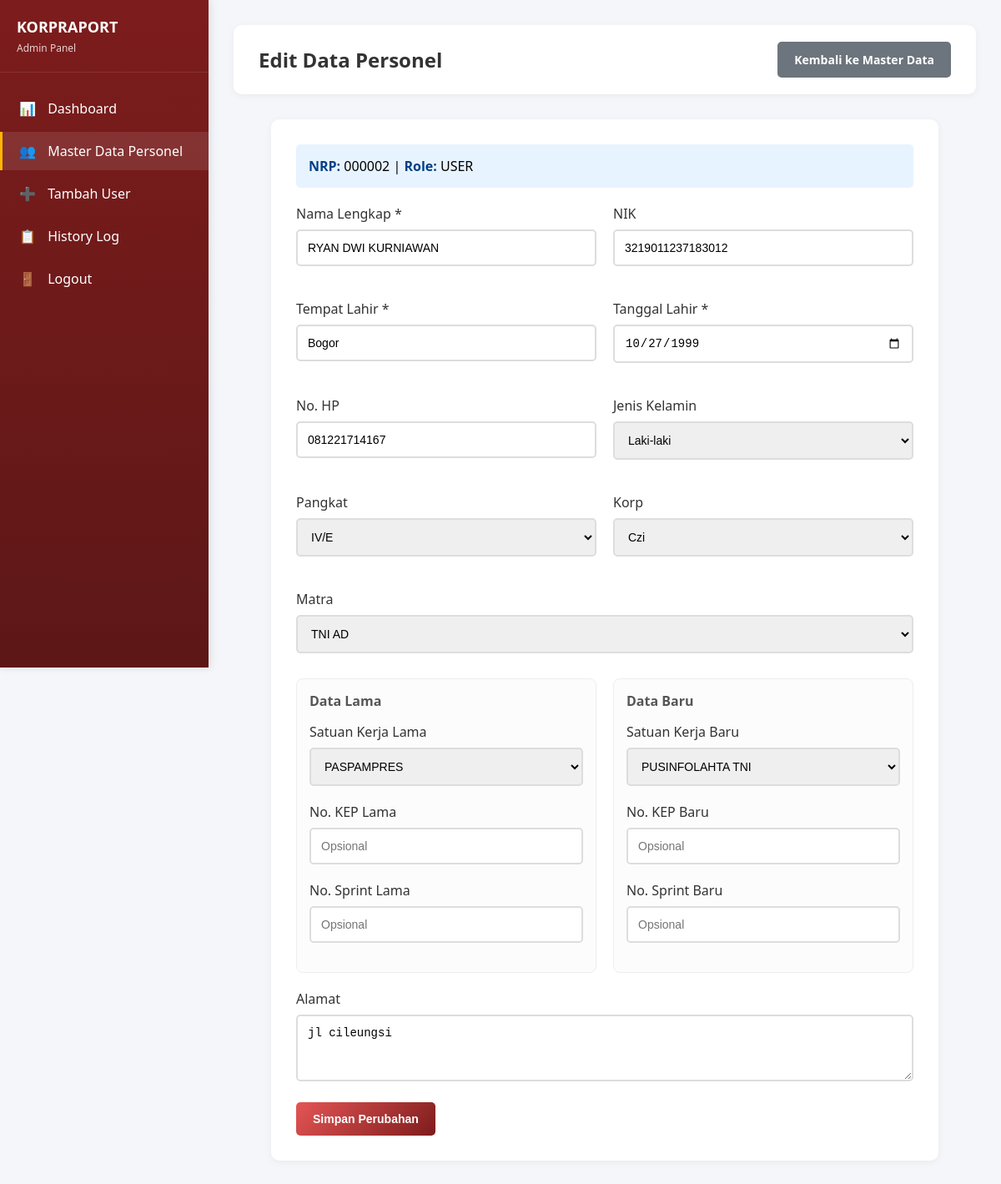
Page /admin/edituser.php?id=3 (signed in) on the committed database.
### tables this page shows
CREATE TABLE `personel` (
  `id` int NOT NULL,
  `nrp` char(6) NOT NULL,
  `nama` varchar(100) NOT NULL,
  `tempat_lahir` varchar(50) NOT NULL,
  `tanggal_lahir` date NOT NULL,
  `korp` varchar(2) DEFAULT NULL,
  `pangkat` varchar(5) DEFAULT NULL,
  `matra` int DEFAULT NULL,
  `kd_satker` varchar(5) DEFAULT NULL,
  `alamat` text,
  `nik` char(16) DEFAULT NULL,
  `no_hp` varchar(15) DEFAULT NULL,
  `no_kep` varchar(20) DEFAULT NULL,
  `no_sprint` varchar(20) DEFAULT NULL,
  `kd_gender` char(1) DEFAULT NULL,
  `satker_lama` varchar(10) DEFAULT NULL,
  `no_kep_lama` varchar(20) DEFAULT NULL,
  `no_sprint_lama` varchar(20) DEFAULT NULL,
  `foto_profil` varchar(255) DEFAULT NULL
);

CREATE TABLE `users` (
  `id` int NOT NULL,
  `nrp` char(6) DEFAULT NULL,
  `password` varchar(255) NOT NULL,
  `role` enum('admin','user') DEFAULT 'user'
);

CREATE TABLE `gender` (
  `kd_gender` char(1) NOT NULL,
  `gender` varchar(20) NOT NULL
);

CREATE TABLE `pangkat` (
  `kd_pkt` varchar(5) NOT NULL,
  `sebutan` varchar(50) NOT NULL
);

CREATE TABLE `korp` (
  `KORPSID` varchar(2) NOT NULL,
  `SEBUTAN` varchar(3) NOT NULL
);

CREATE TABLE `matra` (
  `MTR` int NOT NULL,
  `Nama` varchar(50) NOT NULL
);

CREATE TABLE `satker` (
  `kd_satker` varchar(5) NOT NULL,
  `nama_satker` varchar(100) NOT NULL
);

### app/koneksi.php (called while the page is built, shortened)
<?php
function clean_input($data) {
    $data = trim($data);
    $data = stripslashes($data);
    $data = htmlspecialchars($data);
    return $data;
}
?>

### admin/edituser.php (the view, shortened to what this page needs)
<?php
require_once '../app/koneksi.php';
$id = clean_input($_GET['id']);
$query = "SELECT p.*, u.role FROM personel p
          LEFT JOIN users u ON p.nrp = u.nrp
          WHERE p.id = ?";
$stmt = mysqli_prepare($conn, $query);
mysqli_stmt_bind_param($stmt, "i", $id);
mysqli_stmt_execute($stmt);
$result = mysqli_stmt_get_result($stmt);
$personel = mysqli_fetch_assoc($result);
$korp_list = mysqli_query($conn, "SELECT * FROM korp ORDER BY SEBUTAN");
$pangkat_list = mysqli_query($conn, "SELECT * FROM pangkat ORDER BY kd_pkt DESC");
$matra_list = mysqli_query($conn, "SELECT * FROM matra ORDER BY MTR");
$satker_list = mysqli_query($conn, "SELECT * FROM satker ORDER BY nama_satker");
$gender_list = mysqli_query($conn, "SELECT * FROM gender");
?>
<!DOCTYPE html>
<html lang="id">
<head>
    <link rel="stylesheet" href="../assets/css/masterpersonel.css">
    <link rel="stylesheet" href="../assets/css/edituser.css">
</head>
<body>
    <div class="sidebar">
        <div class="sidebar-header">
            <h2>KORPRAPORT</h2>
            <p>Admin Panel</p>
        </div>
        <ul class="sidebar-menu">
            <li><a href="dashboard.php"><span>📊</span> Dashboard</a></li>
            <li><a href="masterpersonel.php" class="active"><span>👥</span> Master Data Personel</a></li>
            <li><a href="adduser.php"><span>➕</span> Tambah User</a></li>
            <li><a href="historylog.php"><span>📋</span> History Log</a></li>
            <li><a href="../auth/logout.php"><span>🚪</span> Logout</a></li>
        </ul>
    </div>
    <div class="main-content">
        <div class="top-bar">
            <h1>Edit Data Personel</h1>
            <div class="user-info">
                 <a href="masterpersonel.php" class="btn btn-secondary">Kembali ke Master Data</a>
            </div>
        </div>
        <div class="card">
            <div class="info-box">
                <strong>NRP:</strong> <?php echo $personel['nrp']; ?> |
                <strong>Role:</strong> <?php echo strtoupper($personel['role'] ?? 'USER'); ?>
            </div>
            <form method="POST" action="">
                <div class="form-row">
                    <div class="form-group">
                        <label for="nama">Nama Lengkap *</label>
                        <input type="text" id="nama" name="nama" required
                               value="<?php echo $personel['nama']; ?>">
                    </div>
                    <div class="form-group">
                        <label for="nik">NIK</label>
                        <input type="text" id="nik" name="nik" maxlength="16"
                               value="<?php echo $personel['nik'] ?? ''; ?>">
                    </div>
                </div>
                <div class="form-row">
                    <div class="form-group">
                        <label for="tempat_lahir">Tempat Lahir *</label>
                        <input type="text" id="tempat_lahir" name="tempat_lahir" required
                               value="<?php echo $personel['tempat_lahir'] ?? ''; ?>">
                    </div>
                    <div class="form-group">
                        <label for="tanggal_lahir">Tanggal Lahir *</label>
                        <input type="date" id="tanggal_lahir" name="tanggal_lahir" required
                               value="<?php echo $personel['tanggal_lahir'] ?? ''; ?>">
                    </div>
                </div>
                <div class="form-row">
                    <div class="form-group">
                        <label for="no_hp">No. HP</label>
                        <input type="text" id="no_hp" name="no_hp" maxlength="15"
                               value="<?php echo $personel['no_hp'] ?? ''; ?>">
                    </div>
                    <div class="form-group">
                        <label for="kd_gender">Jenis Kelamin</label>
                        <select id="kd_gender" name="kd_gender">
                            <?php
                            mysqli_data_seek($gender_list, 0);
                            while($row = mysqli_fetch_assoc($gender_list)): ?>
                                <option value="<?php echo $row['kd_gender']; ?>"
                                    <?php echo (isset($personel['kd_gender']) && $personel['kd_gender'] == $row['kd_gender']) ? 'selected' : ''; ?>>
                                    <?php echo $row['gender']; ?>
                                </option>
                            <?php endwhile; ?>
                        </select>
                    </div>
                </div>
                <div class="form-row">
                    <div class="form-group">
                        <label for="pangkat">Pangkat</label>
                        <select id="pangkat" name="pangkat">
                            <?php
                            mysqli_data_seek($pangkat_list, 0);
                            while($row = mysqli_fetch_assoc($pangkat_list)): ?>
                                <option value="<?php echo $row['kd_pkt']; ?>"
                                    <?php echo ($personel['pangkat'] == $row['kd_pkt']) ? 'selected' : ''; ?>>
                                    <?php echo $row['sebutan']; ?>
                                </option>
                            <?php endwhile; ?>
                        </select>
                    </div>
                    <div class="form-group">
                        <label for="korp">Korp</label>
                        <select id="korp" name="korp">
                            <?php
                            mysqli_data_seek($korp_list, 0);
                            while($row = mysqli_fetch_assoc($korp_list)): ?>
                                <option value="<?php echo $row['KORPSID']; ?>"
                                    <?php echo ($personel['korp'] == $row['KORPSID']) ? 'selected' : ''; ?>>
                                    <?php echo $row['SEBUTAN']; ?>
                                </option>
                            <?php endwhile; ?>
                        </select>
                    </div>
                </div>
                <div class="form-group">
                    <label for="matra">Matra</label>
                    <select id="matra" name="matra">
                        <?php
                        mysqli_data_seek($matra_list, 0);
                        while($row = mysqli_fetch_assoc($matra_list)): ?>
                            <option value="<?php echo $row['MTR']; ?>"
                                <?php echo ($personel['matra'] == $row['MTR']) ? 'selected' : ''; ?>>
                                <?php echo $row['Nama']; ?>
                            </option>
                        <?php endwhile; ?>
                    </select>
                </div>
                <div class="form-row">
                    <div class="data-group">
                        <div class="data-group-title">Data Lama</div>
                        <div class="form-group">
                            <label for="satker_lama">Satuan Kerja Lama</label>
                            <select id="satker_lama" name="satker_lama">
                                <?php
                                mysqli_data_seek($satker_list, 0);
                                while($row = mysqli_fetch_assoc($satker_list)): ?>
                                    <option value="<?php echo $row['kd_satker']; ?>"
                                        <?php echo (isset($personel['satker_lama']) && $personel['satker_lama'] == $row['kd_satker']) ? 'selected' : ''; ?>>
                                        <?php echo $row['nama_satker']; ?>
                                    </option>
                                <?php endwhile; ?>
                            </select>
                        </div>
                        <div class="form-group">
                            <label for="no_kep_lama">No. KEP Lama</label>
                            <input type="text" id="no_kep_lama" name="no_kep_lama" maxlength="20"
                                   value="<?php echo $personel['no_kep_lama'] ?? ''; ?>" placeholder="Opsional">
                        </div>
                        <div class="form-group">
                            <label for="no_sprint_lama">No. Sprint Lama</label>
                            <input type="text" id="no_sprint_lama" name="no_sprint_lama" maxlength="20"
                                   value="<?php echo $personel['no_sprint_lama'] ?? ''; ?>" placeholder="Opsional">
                        </div>
                    </div>
                    <div class="data-group">
                        <div class="data-group-title">Data Baru</div>
                        <div class="form-group">
                            <label for="kd_satker">Satuan Kerja Baru</label>
                            <select id="kd_satker" name="kd_satker">
                                <?php
                                mysqli_data_seek($satker_list, 0);
                                while($row = mysqli_fetch_assoc($satker_list)): ?>
                                    <option value="<?php echo $row['kd_satker']; ?>"
                                        <?php echo ($personel['kd_satker'] == $row['kd_satker']) ? 'selected' : ''; ?>>
                                        <?php echo $row['nama_satker']; ?>
                                    </option>
                                <?php endwhile; ?>
                            </select>
                        </div>
                        <div class="form-group">
                            <label for="no_kep">No. KEP Baru</label>
                            <input type="text" id="no_kep" name="no_kep" maxlength="20"
                                   value="<?php echo $personel['no_kep'] ?? ''; ?>" placeholder="Opsional">
                        </div>
                        <div class="form-group">
                            <label for="no_sprint">No. Sprint Baru</label>
                            <input type="text" id="no_sprint" name="no_sprint" maxlength="20"
                                   value="<?php echo $personel['no_sprint'] ?? ''; ?>" placeholder="Opsional">
                        </div>
                    </div>
                </div>
                <div class="form-group">
                    <label for="alamat">Alamat</label>
                    <textarea id="alamat" name="alamat"><?php echo $personel['alamat'] ?? ''; ?></textarea>
                </div>
                <button type="submit" class="btn btn-primary">Simpan Perubahan</button>
            </form>
        </div>
    </div>
</body>
</html>

### assets/css/masterpersonel.css (style rules this page uses)
* { margin: 0; padding: 0; box-sizing: border-box; }
body { font-family: 'Segoe UI', Tahoma, Geneva, Verdana, sans-serif; background: #f5f6fa; display: flex; min-height: 100vh; }
.sidebar { width: 250px; background: linear-gradient(180deg, #7d1c1c 0%, #5d1717 100%); color: white; padding: 20px 0; position: fixed; height: 100vh; box-shadow: 2px 0 10px rgba(0,0,0,0.1); }
.sidebar-header { padding: 0 20px 20px; border-bottom: 1px solid rgba(255,255,255,0.1); margin-bottom: 20px; }
.sidebar-header h2 { font-size: 18px; margin-bottom: 5px; }
.sidebar-header p { font-size: 12px; opacity: 0.8; }
.sidebar-menu { list-style: none; }
.sidebar-menu li { margin-bottom: 5px; }
.sidebar-menu a { display: block; padding: 12px 20px; color: white; text-decoration: none; transition: all 0.3s; border-left: 3px solid transparent; }
.sidebar-menu a:hover, .sidebar-menu a.active { background: rgba(255,255,255,0.1); border-left-color: #FFB700; }
.sidebar-menu a span { margin-right: 10px; }
.main-content { margin-left: 250px; flex: 1; padding: 30px; width: calc(100% - 250px); }
.top-bar { background: white; padding: 20px 30px; border-radius: 10px; margin-bottom: 30px; box-shadow: 0 2px 10px rgba(0,0,0,0.05); display: flex; justify-content: space-between; align-items: center; }
.top-bar h1 { font-size: 24px; color: #333; }
.card { background: white; border-radius: 10px; box-shadow: 0 2px 10px rgba(0,0,0,0.05); padding: 25px; }
.btn { padding: 10px 20px; border: none; border-radius: 5px; cursor: pointer; text-decoration: none; display: inline-block; font-size: 14px; font-weight: 600; transition: all 0.3s; }
.btn-primary { background: linear-gradient(135deg, #e33333 0%, #7d1c1c 100%); color: white; }
.btn-secondary { background: #6c757d; color: white; }
.form-group { margin-bottom: 20px; }
.form-group label { display: block; margin-bottom: 8px; font-weight: 500; color: #333; }

### assets/css/edituser.css (style rules this page uses)
* { margin: 0; padding: 0; box-sizing: border-box; }
body { font-family: 'Segoe UI', Tahoma, Geneva, Verdana, sans-serif; background: #f5f6fa; }
.card { background: white; border-radius: 10px; box-shadow: 0 2px 10px rgba(0,0,0,0.05); padding: 30px; }
.form-row { display: grid; grid-template-columns: 1fr 1fr; gap: 20px; margin-bottom: 20px; }
.form-group { margin-bottom: 20px; }
.form-group label { display: block; margin-bottom: 8px; color: #333; font-weight: 500; }
.form-group input, .form-group select, .form-group textarea { width: 100%; padding: 12px; border: 2px solid #ddd; border-radius: 5px; font-size: 14px; transition: border-color 0.3s; }
.form-group textarea { resize: vertical; min-height: 80px; }
.btn { padding: 12px 20px; border: none; border-radius: 5px; cursor: pointer; font-size: 14px; font-weight: 600; transition: all 0.3s; text-decoration: none; display: inline-block; }
.btn-primary { background: linear-gradient(135deg, #e55555 0%, #7d1c1c 100%); color: white; }
.btn-secondary { background: #6c757d; color: white; margin-left: 10px; }
.info-box { background: #e7f3ff; padding: 15px; border-radius: 5px; margin-bottom: 20px; }
.info-box strong { color: #004085; }

### admin/edituser.php (style rules this page uses)
.main-content { padding-top: 30px; }
.card { max-width: 800px; margin: 0 auto; }
.data-group { border: 1px solid #eee; border-radius: 8px; padding: 15px; margin-top: 10px; background: #fcfcfc; width: 100%; }
.data-group-title { font-weight: 600; color: #555; margin-bottom: 15px; }
.card .form-row { grid-template-columns: 1fr 1fr; gap: 20px; }

### rows in the picture
personel: nrp "000002", users.role "USER", nama "RYAN DWI KURNIAWAN", nik "3219011237183012", tempat_lahir "Bogor", tanggal_lahir "10/27/1999", no_hp "081221714167", kd_gender "Laki-laki", pangkat "IV/E", korp "Czi", matra "TNI AD", satker_lama "PASPAMPRES", kd_satker "PUSINFOLAHTA TNI", alamat "jl cileungsi"
